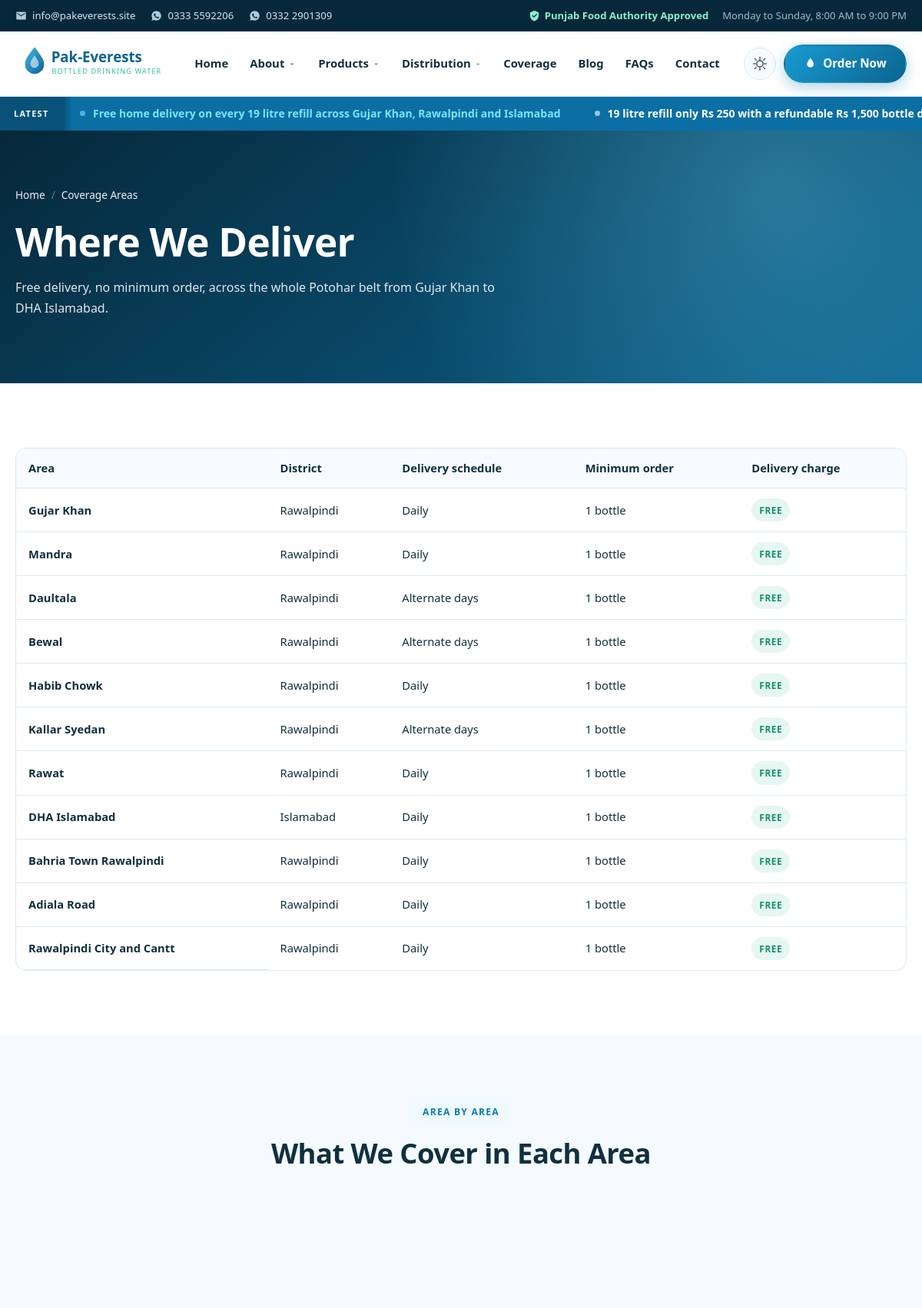
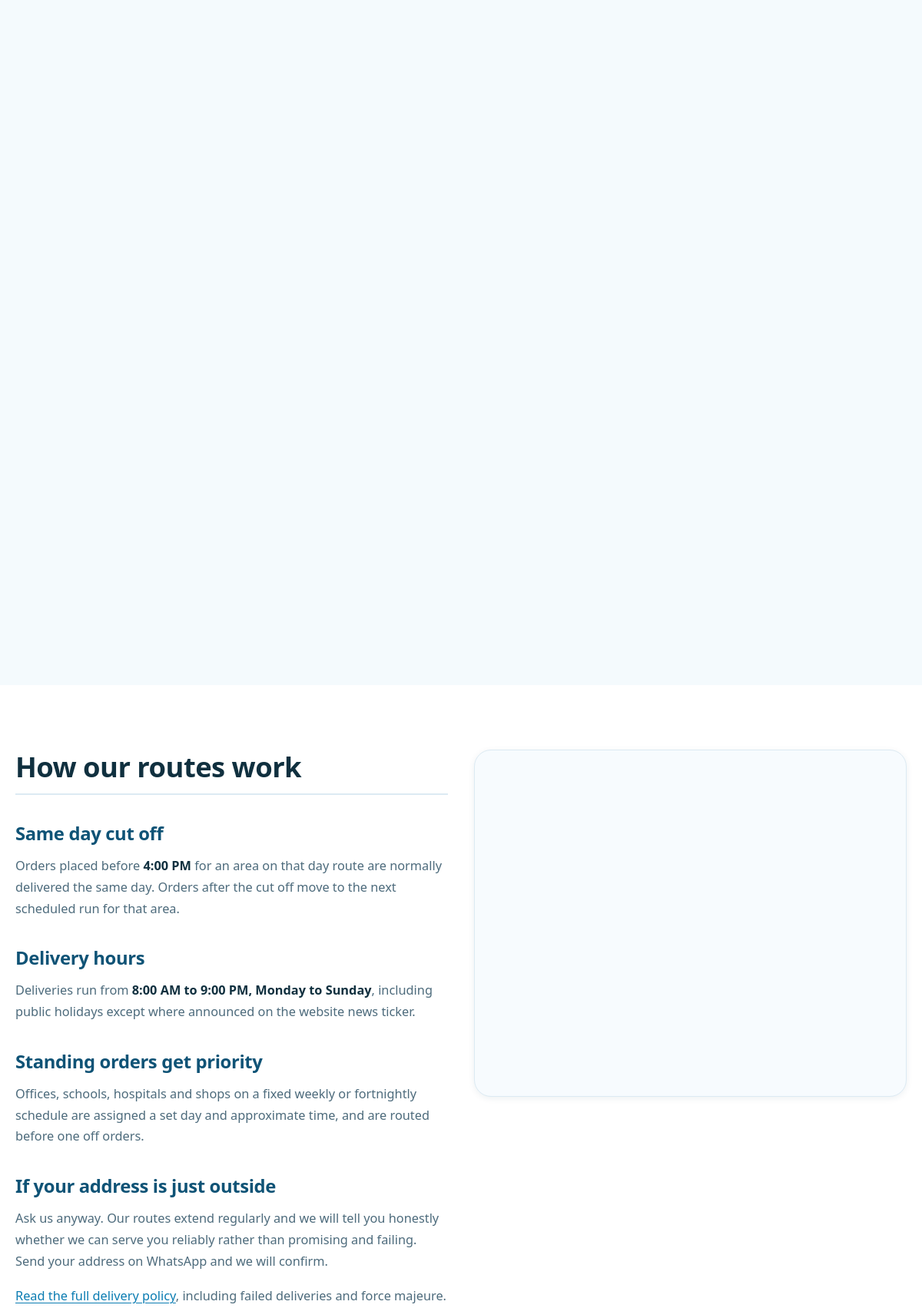
Screenshot of /coverage-areas (upper part) with the database file from the repository (2 pictures, top to bottom).
### tables this page shows
CREATE TABLE `whatsapp_numbers` (
  `id`         INT UNSIGNED NOT NULL AUTO_INCREMENT,
  `label`      VARCHAR(90) NOT NULL,
  `number`     VARCHAR(40) NOT NULL,
  `department` VARCHAR(90) NULL,
  `receives_orders` TINYINT(1) NOT NULL DEFAULT 1,
  `is_primary` TINYINT(1) NOT NULL DEFAULT 0,
  `is_active`  TINYINT(1) NOT NULL DEFAULT 1,
  `sort_order` INT NOT NULL DEFAULT 0,
  `created_at` DATETIME NOT NULL,
  PRIMARY KEY (`id`)
);

CREATE TABLE `news_ticker` (
  `id`         INT UNSIGNED NOT NULL AUTO_INCREMENT,
  `text`       VARCHAR(400) NOT NULL,
  `link`       VARCHAR(255) NULL,
  `icon`       VARCHAR(20) NULL,
  `highlight`  TINYINT(1) NOT NULL DEFAULT 0,
  `is_active`  TINYINT(1) NOT NULL DEFAULT 1,
  `starts_at`  DATETIME NULL,
  `ends_at`    DATETIME NULL,
  `sort_order` INT NOT NULL DEFAULT 0,
  `created_at` DATETIME NOT NULL,
  PRIMARY KEY (`id`),
  KEY `idx_active` (`is_active`,`sort_order`)
);

CREATE TABLE `coverage_areas` (
  `id`            INT UNSIGNED NOT NULL AUTO_INCREMENT,
  `area_name`     VARCHAR(120) NOT NULL,
  `district`      VARCHAR(120) NULL,
  `description`   TEXT NULL,
  `delivery_days` VARCHAR(190) NULL,
  `min_order`     VARCHAR(90) NULL,
  `is_free_delivery` TINYINT(1) NOT NULL DEFAULT 1,
  `is_active`     TINYINT(1) NOT NULL DEFAULT 1,
  `sort_order`    INT NOT NULL DEFAULT 0,
  PRIMARY KEY (`id`),
  KEY `idx_active` (`is_active`,`sort_order`)
);

### index.php (called while the page is built, shortened)
<?php
$path = trim(parse_url($_SERVER['REQUEST_URI'] ?? '/', PHP_URL_PATH) ?: '/', '/');
$segments = $path === '' ? [] : explode('/', $path);
$route    = $segments[0] ?? '';
$GLOBALS['seo'] = seo_defaults();
$routes = [
    ''                      => 'home',
    'products'              => 'products',
    'product'               => 'product',
    'purification-process'  => 'process',
    'minerals-and-benefits' => 'minerals',
    'about'                 => 'about',
    'contact'               => 'contact',
    'coverage-areas'        => 'coverage',
    'distribution'          => 'distribution',
    'distributor-application' => 'distributor-form',
    'custom-label-bottles'  => 'custom-labels',
    'custom-label-request'  => 'custom-label-form',
    'order'                 => 'order',
    'gallery'               => 'gallery',
    'documents'             => 'documents',
    'blog'                  => 'blog',
    'faqs'                  => 'faqs',
    'reviews'               => 'reviews',
    'careers'               => 'careers',
    'bulk-water-calculator' => 'calculator',
    'facility-filling'      => 'calculator',
    'thank-you'             => 'thank-you',
    'search'                => 'search',
];
$viewFile = null;
if (isset($routes[$route])) {
    $viewFile = PE_ROOT . '/app/views/' . $routes[$route] . '.php';
} else {
    $cmsPage = fetch_one('SELECT * FROM pages WHERE slug = ? AND status = "published"', [$route]);
    if ($cmsPage) {
        $GLOBALS['cmsPage'] = $cmsPage;
        $viewFile = PE_ROOT . '/app/views/page.php';
    }
}
require $viewFile;

### app/db.php (called while the page is built, shortened)
<?php
function db(): PDO
{
    static $pdo = null;
    if ($pdo instanceof PDO) {
        return $pdo;
    }
    $c   = PE_CONFIG;
    $dsn = sprintf('mysql:host=%s;dbname=%s;charset=%s', $c['db_host'], $c['db_name'], $c['db_charset']);
    try {
        $pdo = new PDO($dsn, $c['db_user'], $c['db_pass'], [
            PDO::ATTR_ERRMODE            => PDO::ERRMODE_EXCEPTION,
            PDO::ATTR_DEFAULT_FETCH_MODE => PDO::FETCH_ASSOC,
            PDO::ATTR_EMULATE_PREPARES   => false,
            PDO::MYSQL_ATTR_INIT_COMMAND => "SET sql_mode='NO_ENGINE_SUBSTITUTION'",
        ]);
    } catch (PDOException $e) {
        if (PE_DEBUG) {
            die('<h1>Database connection failed</h1><pre>' . htmlspecialchars($e->getMessage()) . '</pre>');
        }
        http_response_code(503);
        die('<h1>Service temporarily unavailable</h1><p>We are performing maintenance. Please try again shortly.</p>');
    }
    return $pdo;
}
function q(string $sql, array $params = []): PDOStatement
{
    $st = db()->prepare($sql);
    $st->execute($params);
    return $st;
}
function fetch_all(string $sql, array $params = []): array
{
    return q($sql, $params)->fetchAll();
}

### app/settings.php (called while the page is built, shortened)
<?php
function settings_all(bool $refresh = false): array
{
    static $cache = null;
    if ($cache !== null && !$refresh) {
        return $cache;
    }
    $cache = [];
    try {
        foreach (fetch_all('SELECT setting_key, setting_value FROM settings') as $row) {
            $cache[$row['setting_key']] = $row['setting_value'];
        }
    } catch (Throwable $e) {
        $cache = [];
    }
    return $cache;
}
function setting(string $key, $default = '')
{
    $all = settings_all();
    $val = $all[$key] ?? null;
    if ($val === null || $val === '') {
        return $default;
    }
    return $val;
}
function setting_bool(string $key, bool $default = false): bool
{
    $val = setting($key, $default ? '1' : '0');
    return in_array((string) $val, ['1', 'yes', 'true', 'on'], true);
}
function site_name(): string
{
    return (string) setting('site_name', 'Pak-Everests Bottled Drinking Water');
}
function contact_email(): string
{
    return (string) setting('contact_email', 'info@pakeverests.site');
}
function whatsapp_numbers(): array
{
    static $cache = null;
    if ($cache !== null) {
        return $cache;
    }
    try {
        $cache = fetch_all(
            'SELECT * FROM whatsapp_numbers WHERE is_active = 1 ORDER BY is_primary DESC, sort_order ASC, id ASC'
        );
    } catch (Throwable $e) {
        $cache = [];
    }
    return $cache;
}
function ticker_items(): array
{
    try {
        return fetch_all(
            'SELECT * FROM news_ticker WHERE is_active = 1
             AND (starts_at IS NULL OR starts_at <= NOW())
             AND (ends_at   IS NULL OR ends_at   >= NOW())
             ORDER BY sort_order ASC, id DESC'
        );
    } catch (Throwable $e) {
        return [];
    }
}
function coverage_areas(): array
{
    static $cache = null;
    if ($cache !== null) {
        return $cache;
    }
    try {
        $cache = fetch_all('SELECT * FROM coverage_areas WHERE is_active = 1 ORDER BY sort_order ASC, area_name ASC');
    } catch (Throwable $e) {
        $cache = [];
    }
    return $cache;
}

### app/helpers.php (called while the page is built, shortened)
<?php
function e($value): string
{
    return htmlspecialchars((string) ($value ?? ''), ENT_QUOTES | ENT_SUBSTITUTE, 'UTF-8');
}
function url(string $path = ''): string
{
    return SITE_URL . '/' . ltrim($path, '/');
}
function asset(string $path): string
{
    $rel  = '/assets/' . ltrim($path, '/');
    $file = PE_ROOT . $rel;
    $ver  = is_file($file) ? substr((string) filemtime($file), -6) : '1';
    return $rel . '?v=' . $ver;
}
function media_url(?string $path, string $fallback = 'placeholder'): string
{
    $path = trim((string) $path);
    if ($path !== '') {
        $rel = '/' . ltrim($path, '/');
    }
    return '/assets/img/placeholder-' . $fallback . '.svg';
}
function wa_number(string $number): string
{
    $digits = preg_replace('/\D+/', '', $number);
    if (str_starts_with($digits, '0')) {
        return '92' . substr($digits, 1);
    }
    return $digits;
}
function wa_link(string $number, string $message = ''): string
{
    $url = 'https://wa.me/' . wa_number($number);
    if ($message !== '') {
        $url .= '?text=' . rawurlencode($message);
    }
    return $url;
}

### app/views/coverage.php (the view, shortened to what this page needs)
<?php
$areas = coverage_areas();
require PE_ROOT . '/app/partials/header.php';
require PE_ROOT . '/app/partials/page-hero.php';
?>
<section class="section">
  <div class="container">
    <div class="table-wrap">
      <table>
        <thead>
          <tr><th scope="col">Area</th><th scope="col">District</th><th scope="col">Delivery schedule</th><th scope="col">Minimum order</th><th scope="col">Delivery charge</th></tr>
        </thead>
        <tbody>
          <?php foreach ($areas as $a): ?>
          <tr>
            <th scope="row"><?= e($a['area_name']) ?></th>
            <td><?= e($a['district']) ?></td>
            <td><?= e($a['delivery_days']) ?></td>
            <td><?= e($a['min_order']) ?></td>
            <td><?= (int) $a['is_free_delivery'] === 1 ? '<span class="badge badge-success">Free</span>' : 'On request' ?></td>
          </tr>
          <?php endforeach; ?>
        </tbody>
      </table>
    </div>
  </div>
</section>
<section class="section section-soft">
  <div class="container">
    <div class="section-head">
      <span class="eyebrow">Area by Area</span>
      <h2>What We Cover in Each Area</h2>
    </div>
    <div class="grid grid-2">
    </div>
  </div>
</section>
<section class="section">
  <div class="container">
    <div class="grid grid-2" style="gap:34px;align-items:start;">
      <div class="prose">
        <h2>How our routes work</h2>
        <h3>Same day cut off</h3>
        <p>Orders placed before <strong>4:00 PM</strong> for an area on that day route are normally delivered the same day. Orders after the cut off move to the next scheduled run for that area.</p>
        <h3>Delivery hours</h3>
        <p>Deliveries run from <strong>8:00 AM to 9:00 PM, Monday to Sunday</strong>, including public holidays except where announced on the website news ticker.</p>
        <h3>Standing orders get priority</h3>
        <p>Offices, schools, hospitals and shops on a fixed weekly or fortnightly schedule are assigned a set day and approximate time, and are routed before one off orders.</p>
        <h3>If your address is just outside</h3>
        <p>Ask us anyway. Our routes extend regularly and we will tell you honestly whether we can serve you reliably rather than promising and failing. Send your address on WhatsApp and we will confirm.</p>
        <p><a href="<?= e(url('delivery-policy')) ?>">Read the full delivery policy</a>, including failed deliveries and force majeure.</p>
      </div>
      <div class="map-embed">
      </div>
    </div>
  </div>
</section>
<?php require PE_ROOT . '/app/partials/footer.php'; ?>

### app/partials/header.php (shortened to what this page needs)
<?php
$schema = seo_get('schema', []);
array_unshift($schema, schema_organization(), schema_website());
$theme       = (string) setting('default_theme', 'light');
$logo        = media_url((string) setting('logo_path'), 'logo');
$logoDarkRaw = trim((string) setting('logo_dark_path'));
$logoDark    = ($logoDarkRaw !== '' && is_file(PE_ROOT . '/' . ltrim($logoDarkRaw, '/'))) ? media_url($logoDarkRaw, 'logo') : '';
?>
<!DOCTYPE html>
<html lang="en-PK" data-theme="<?= e($theme) ?>">
<head>
<link rel="stylesheet" href="<?= e(asset('css/style.css')) ?>">
</head>
<body class="<?= e(seo_get('body_class', '')) ?>">
<div class="pe-page">
<div class="topbar">
  <div class="container topbar-inner">
    <div class="topbar-contact">
      <a href="mailto:<?= e(contact_email()) ?>" class="topbar-link">
        <svg viewBox="0 0 24 24" aria-hidden="true"><path d="M4 4h16v16H4z" fill="none"/><path d="M20 4H4a2 2 0 0 0-2 2v12a2 2 0 0 0 2 2h16a2 2 0 0 0 2-2V6a2 2 0 0 0-2-2zm0 4-8 5-8-5V6l8 5 8-5z"/></svg>
        <span><?= e(contact_email()) ?></span>
      </a>
      <?php foreach (whatsapp_numbers() as $wn): ?>
      <a href="<?= e(wa_link($wn['number'], 'Hello Pak-Everests, I would like to order water.')) ?>" class="topbar-link" target="_blank" rel="noopener">
        <span><?= e($wn['number']) ?></span>
      </a>
      <?php endforeach; ?>
    </div>
    <div class="topbar-meta">
      <span class="topbar-badge">
        <svg viewBox="0 0 24 24" aria-hidden="true"><path d="M12 1 3 5v6c0 5.55 3.84 10.74 9 12 5.16-1.26 9-6.45 9-12V5l-9-4zm-1 15-4-4 1.41-1.41L11 13.17l5.59-5.59L18 9l-7 7z"/></svg>
        <?= e((string) setting('license_authority', 'Punjab Food Authority')) ?> Approved
      </span>
      <span class="topbar-hours"><?= e((string) setting('hours_display', 'Open 8:00 AM - 9:00 PM')) ?></span>
    </div>
  </div>
</div>
<header class="site-header" id="siteHeader">
  <div class="container header-inner">
    <a class="brand" href="<?= e(url('/')) ?>" aria-label="<?= e(site_name()) ?> home">
      <img src="<?= e($logo) ?>" alt="<?= e(site_name()) ?> logo" class="brand-logo<?= $logoDark ? ' logo-light-only' : '' ?>" width="200" height="60">
    </a>
    <nav class="main-nav" aria-label="Main navigation">
      <ul class="nav-list">
        <?php require PE_ROOT . '/app/partials/nav-items.php'; ?>
      </ul>
    </nav>
    <div class="header-actions">
      <button class="theme-toggle" id="themeToggle" type="button" aria-label="Switch between light and dark mode" title="Toggle light and dark mode">
        <svg class="icon-sun" viewBox="0 0 24 24" aria-hidden="true"><path d="M12 7a5 5 0 1 0 0 10 5 5 0 0 0 0-10zm0-5v3m0 14v3M2 12h3m14 0h3M4.2 4.2l2.1 2.1m11.4 11.4 2.1 2.1M19.8 4.2l-2.1 2.1M6.3 17.7l-2.1 2.1"/></svg>
      </button>
      <a class="btn btn-primary btn-order" href="<?= e(url('order')) ?>">
        <svg viewBox="0 0 24 24" aria-hidden="true"><path d="M12 2c-3.2 4.4-6 7.6-6 11a6 6 0 0 0 12 0c0-3.4-2.8-6.6-6-11z"/></svg>
        Order Now
      </a>
    </div>
  </div>
</header>
<?php if (setting_bool('ticker_enabled', true) && ($tickerItems = ticker_items())): ?>
<div class="news-ticker" style="--ticker-bg:<?= e((string) setting('ticker_bg', '#0b6fa4')) ?>;--ticker-color:<?= e((string) setting('ticker_color', '#ffffff')) ?>;--ticker-highlight:<?= e((string) setting('ticker_highlight_color', '#7fe3ff')) ?>;--ticker-size:<?= (int) setting('ticker_font_size', '14') ?>px;--ticker-weight:<?= (int) setting('ticker_font_weight', '600') ?>;--ticker-family:<?= e((string) setting('ticker_font_family', 'inherit')) ?>;--ticker-duration:<?= (int) setting('ticker_speed', '45') ?>s;">
  <div class="ticker-label"><?= e((string) setting('ticker_label', 'LATEST')) ?></div>
  <div class="ticker-viewport<?= setting_bool('ticker_pause_on_hover', true) ? ' pause-on-hover' : '' ?>">
    <div class="ticker-track">
      <?php for ($pass = 0; $pass < 2; $pass++): ?>
        <?php foreach ($tickerItems as $item): ?>
        <span class="ticker-item<?= (int) $item['highlight'] === 1 ? ' is-highlight' : '' ?>"<?= $pass === 1 ? ' aria-hidden="true"' : '' ?>>
          <span class="ticker-dot" aria-hidden="true"></span>
          <?php if (!empty($item['link'])): ?>
            <a href="<?= e($item['link']) ?>"><?= e($item['text']) ?></a>
          <?php else: ?>
            <?= e($item['text']) ?>
          <?php endif; ?>
        </span>
        <?php endforeach; ?>
      <?php endfor; ?>
    </div>
  </div>
</div>
<?php endif; ?>
<main id="main">

### rows the page displays
whatsapp_numbers: number "0333 5592206"
whatsapp_numbers: number "0332 2901309"
news_ticker: text "Free home delivery on every 19 litre refill across Gujar Khan, Rawalpindi and Islamabad"
news_ticker: text "19 litre refill only Rs 250 with a refundable Rs 1,500 bottle…"
coverage_areas: area_name "Gujar Khan", district "Rawalpindi", delivery_days "Daily", min_order "1 bottle", is_free_delivery "FREE"
coverage_areas: area_name "Mandra", district "Rawalpindi", delivery_days "Daily", min_order "1 bottle", is_free_delivery "FREE"
coverage_areas: area_name "Daultala", district "Rawalpindi", delivery_days "Alternate days", min_order "1 bottle", is_free_delivery "FREE"
coverage_areas: area_name "Bewal", district "Rawalpindi", delivery_days "Alternate days", min_order "1 bottle", is_free_delivery "FREE"
coverage_areas: area_name "Habib Chowk", district "Rawalpindi", delivery_days "Daily", min_order "1 bottle", is_free_delivery "FREE"
coverage_areas: area_name "Kallar Syedan", district "Rawalpindi", delivery_days "Alternate days", min_order "1 bottle", is_free_delivery "FREE"
coverage_areas: area_name "Rawat", district "Rawalpindi", delivery_days "Daily", min_order "1 bottle", is_free_delivery "FREE"
coverage_areas: area_name "DHA Islamabad", district "Islamabad", delivery_days "Daily", min_order "1 bottle", is_free_delivery "FREE"
coverage_areas: area_name "Bahria Town Rawalpindi", district "Rawalpindi", delivery_days "Daily", min_order "1 bottle", is_free_delivery "FREE"
coverage_areas: area_name "Adiala Road", district "Rawalpindi", delivery_days "Daily", min_order "1 bottle", is_free_delivery "FREE"
coverage_areas: area_name "Rawalpindi City and Cantt", district "Rawalpindi", delivery_days "Daily", min_order "1 bottle", is_free_delivery "FREE"

### other values shown
contact_email() "info@pakeverests.site"
setting('license_authority', 'Punjab Food Authority') "Punjab Food Authority"
setting('hours_display', 'Open 8:00 AM - 9:00 PM') "Monday to Sunday, 8:00 AM to 9:00 PM"
setting('ticker_label', 'LATEST') "LATEST"
$label "Coverage Areas"
$heroTitle "Where We Deliver"
$heroSubtitle "Free delivery, no minimum order, across the whole Potohar belt from Gujar Khan to DHA Islamabad."
